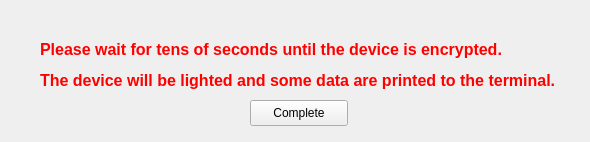
<?xml version="1.0" encoding="UTF-8"?>
<ui version="4.0">
 <class>Form</class>
 <widget class="QWidget" name="Form">
  <property name="geometry">
   <rect>
    <x>0</x>
    <y>0</y>
    <width>590</width>
    <height>142</height>
   </rect>
  </property>
  <property name="windowTitle">
   <string>Form</string>
  </property>
  <widget class="QLabel" name="label">
   <property name="geometry">
    <rect>
     <x>40</x>
     <y>20</y>
     <width>551</width>
     <height>91</height>
    </rect>
   </property>
   <property name="text">
    <string>&lt;html&gt;&lt;head/&gt;&lt;body&gt;&lt;p&gt;&lt;span style=&quot; font-size:12pt; font-weight:600; color:#ff0000;&quot;&gt;Please wait for tens of seconds until the device is encrypted. &lt;/span&gt;&lt;/p&gt;&lt;p&gt;&lt;span style=&quot; font-size:12pt; font-weight:600; color:#ff0000;&quot;&gt;The device will be lighted and some data are printed to the terminal.&lt;/span&gt;&lt;/p&gt;&lt;/body&gt;&lt;/html&gt;</string>
   </property>
  </widget>
  <widget class="QPushButton" name="pushButton">
   <property name="geometry">
    <rect>
     <x>250</x>
     <y>100</y>
     <width>98</width>
     <height>26</height>
    </rect>
   </property>
   <property name="text">
    <string>Complete</string>
   </property>
  </widget>
 </widget>
 <resources/>
 <connections/>
</ui>
